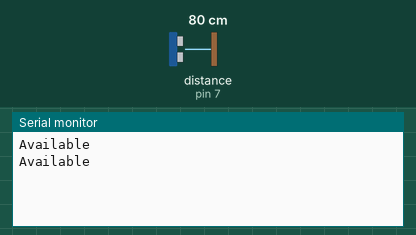
Simulated run of this sketch. Board: Arduino Uno, built with avr-gcc and run on an emulated ATmega328P. Shown: the last lines printed to the serial monitor. Wiring (inferred from the names in the program): ultrasonic range finder: trigger pin 8; echo pin 7. The test bench sets the inputs (shaded band); at power-on: distance to the obstacle (sensor on pin 7) 80 cm. The echo pulse lasts 58.3 µs per cm.

Above: at 1.3 s.
1.4 s: distance to the obstacle (sensor on pin 7) set to 12 cm
At 1.9 s:
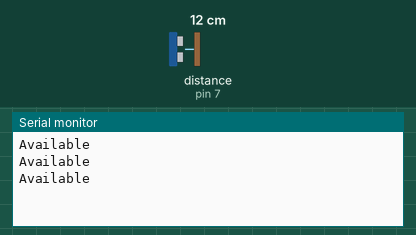
2.9 s: distance to the obstacle (sensor on pin 7) set to 9 cm
At 3.9 s:
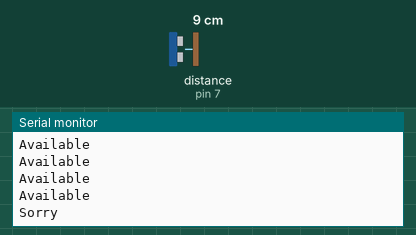
5.5 s: distance to the obstacle (sensor on pin 7) set to 60 cm
At 6.0 s:
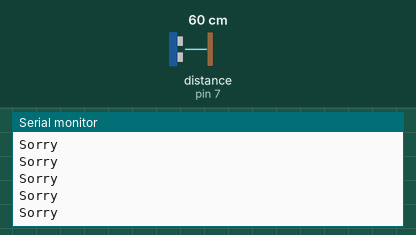

The sketch:

sketch_jun24a.ino
```cpp
int trig = 8;
int echo = 7;
long timeInMicro;

long distanceInCm;
double meter;


void setup() {
  // put your setup code here, to run once:
  Serial.begin(9600);
  pinMode(trig, OUTPUT);
  pinMode(echo, INPUT);

}

void loop() {
  // put your main code here, to run repeatedly:
  digitalWrite(trig,LOW);
 delayMicroseconds(1000);
 digitalWrite(trig,HIGH);
 delayMicroseconds(1000);
 digitalWrite(trig,LOW);
 timeInMicro= pulseIn(echo,HIGH);
 delay(500);

 distanceInCm = ((timeInMicro/29)/2);

 if(distanceInCm < 10){
   Serial.println("Sorry");
 }
 else{
    Serial.println("Available");
 }


}
```

Measured:
- the behaviour switches between 11 and 10 cm on distance to the obstacle (sensor on pin 7) (found by bisection; images 1 and 2)
- after the input at 2.9 s, the serial monitor: prints a new line after 0.64 s (image 2)
